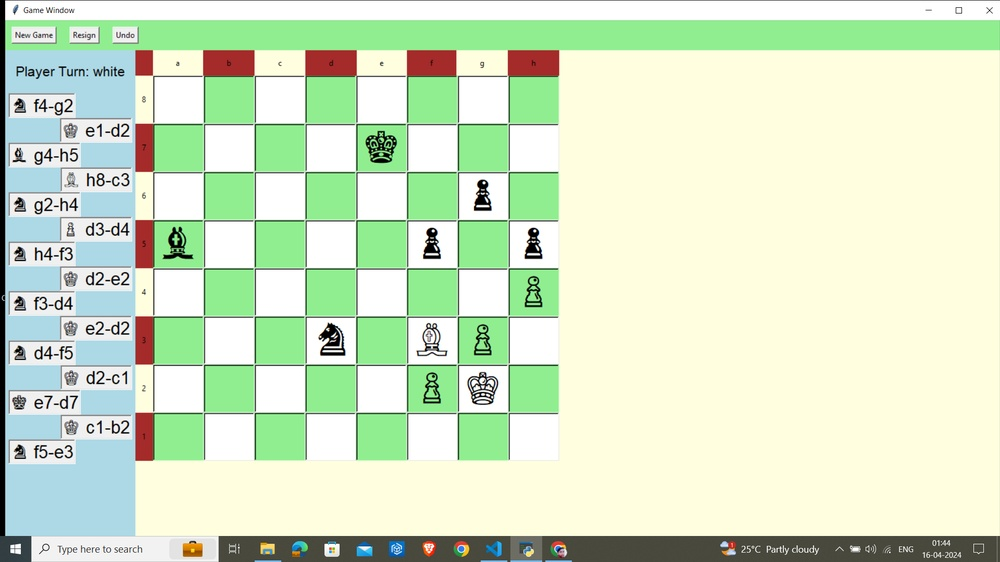
#> input picture compvision/images/11.jpg, 1000 x 562 px, shrunk from 1920 x 1080 before the run
$ python detect_chess_board.py
#> lines starting #> are read from the running program, lines starting #| are printed output that depends on the picture; after the words box and inside, x2 and y2 are one past the last pixel; in counts of white or black regions, pixels touching at a corner belong together
import cv2
import numpy as np

# Load the image
image_path = 'images/11.jpg'
image = cv2.imread(image_path)
#> image is the input picture: shape (562, 1000, 3); mean B, G, R 199.9, 230.3, 212.9
gray = cv2.cvtColor(image, cv2.COLOR_BGR2GRAY)
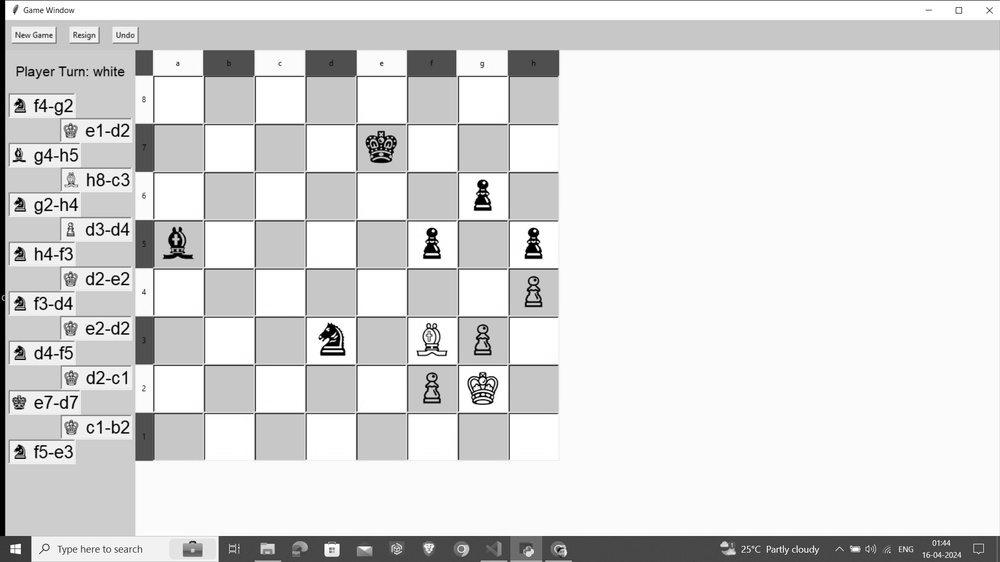
#> gray: shape (562, 1000); min 0, max 255, mean 221.7

# Apply Gaussian blur to reduce noise
gray_blur = cv2.GaussianBlur(gray, (5, 5), 0)

# Threshold the image to create a binary image
_, binary = cv2.threshold(gray_blur, 180, 255, cv2.THRESH_BINARY_INV)
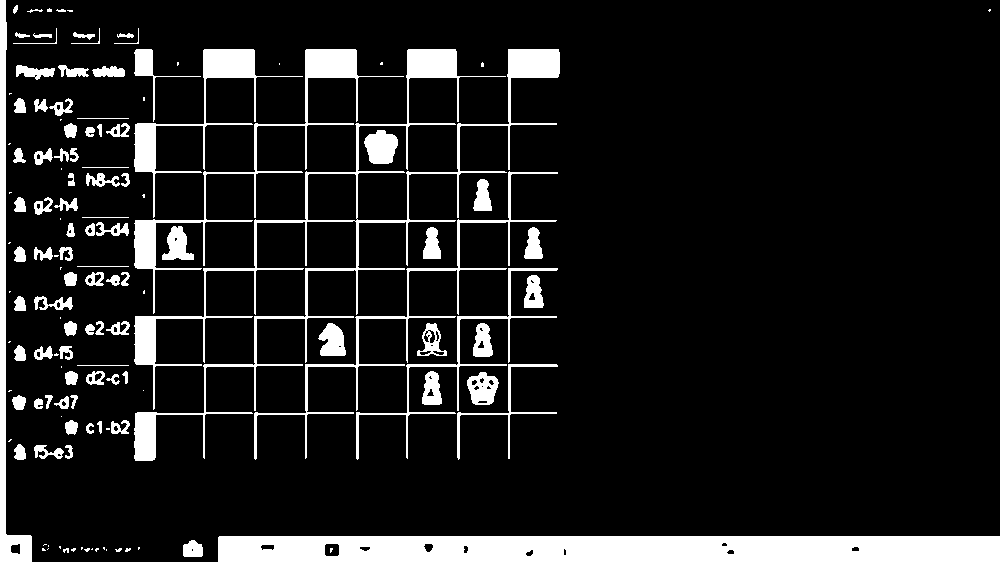
#> binary: shape (562, 1000); 11% white; 137 white regions (45 under 20 px)

# Find contours in the binary image
contours, _ = cv2.findContours(binary, cv2.RETR_EXTERNAL, cv2.CHAIN_APPROX_SIMPLE)
#> contours = 136 contours, 55 with area under 20; largest, box (x1, y1, x2, y2) and area: (218, 536, 1000, 562) 19524, (134, 49, 560, 461) 10222, (0, 0, 32, 562) 3510, (134, 49, 404, 314) 3272, (134, 49, 303, 218) 2734

# Find the contour with the maximum area
max_contour = max(contours, key=cv2.contourArea)
#> max_contour = [[219, 536], [218, 537], [218, 561], [999, 561], [999, 536]]

# Find the convex hull of the largest contour
hull = cv2.convexHull(max_contour)
#> hull = [[999, 536], [999, 561], [218, 561], [218, 537], [219, 536]]

# Get the bounding rectangle of the convex hull
x, y, w, h = cv2.boundingRect(hull)
#> x = 218; y = 536; w = 782; h = 26

# Draw the bounding rectangle on the original image
cv2.rectangle(image, (x, y), (x + w, y + h), (0, 0, 255), 2)
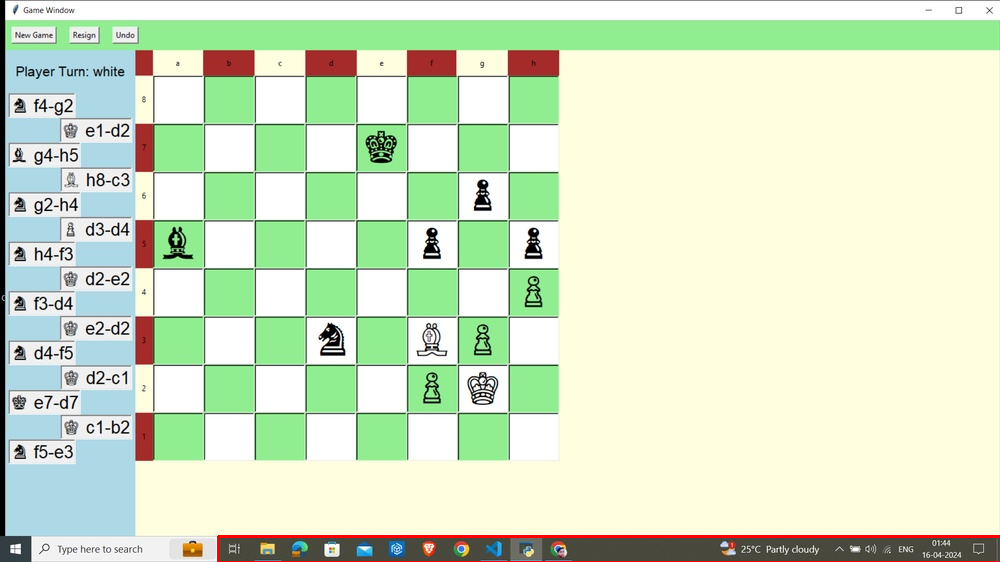
#> image: shape (562, 1000, 3); 0.57% of pixels changed, all inside (x1, y1, x2, y2) = (217, 535, 1000, 562)

# Display the original image with the outer rectangle
cv2.imshow('Chessboard Detection', image)
cv2.waitKey(0)
cv2.destroyAllWindows()

$ run again, with compvision/images/1.jpg copied over compvision/images/11.jpg
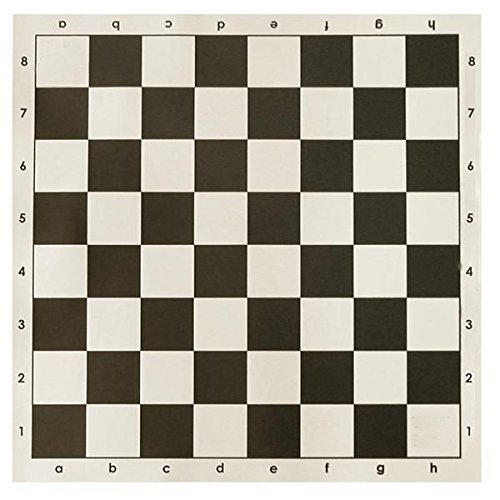
#> input picture compvision/images/1.jpg, 500 x 500 px
#> image is the input picture: shape (500, 500, 3); mean B, G, R 152.8, 164, 169.2
#> `_, binary = cv2.threshold(gray_blur, 180, 255, cv2.THRESH_BINARY_INV)`:
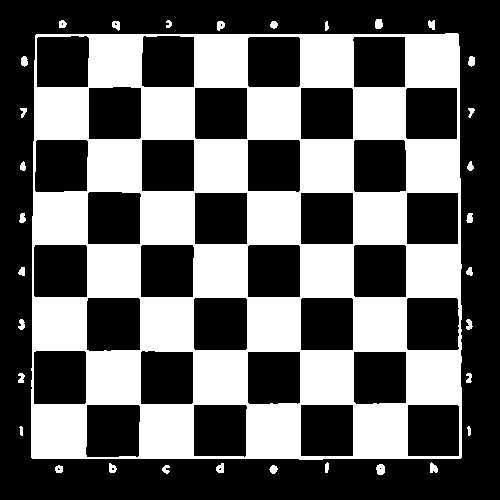
#> binary: shape (500, 500); 39.3% white; 33 white regions
#> contours = 33 contours, 2 with area under 20; largest, box (x1, y1, x2, y2) and area: (31, 33, 462, 460) 181232, (376, 464, 385, 475) 67, (375, 19, 383, 29) 56, (216, 463, 224, 473) 50, (430, 462, 438, 473) 49
#> max_contour = contour of 60 points, box (x1, y1, x2, y2) (31, 33, 462, 460), area 181232
#> hull = contour of 16 points, box (x1, y1, x2, y2) (31, 33, 462, 460), area 182034
#> x = 31; y = 33; w = 431; h = 427
#> `cv2.rectangle(image, (x, y), (x + w, y + h), (0, 0, 255), 2)`:
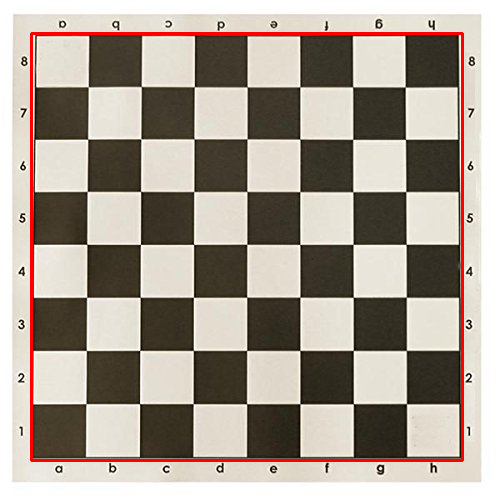
#> image: shape (500, 500, 3); 2.06% of pixels changed, all inside (x1, y1, x2, y2) = (30, 32, 464, 462)

$ run again, with compvision/images/2.jpg copied over compvision/images/11.jpg
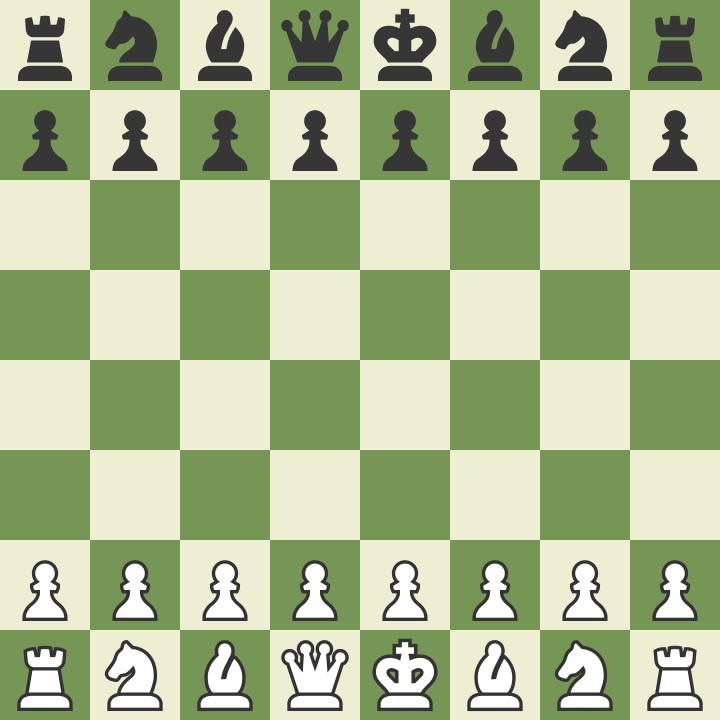
#> input picture compvision/images/2.jpg, 720 x 720 px
#> image is the input picture: shape (720, 720, 3); mean B, G, R 144.8, 184.8, 170.9
#> `_, binary = cv2.threshold(gray_blur, 180, 255, cv2.THRESH_BINARY_INV)`:
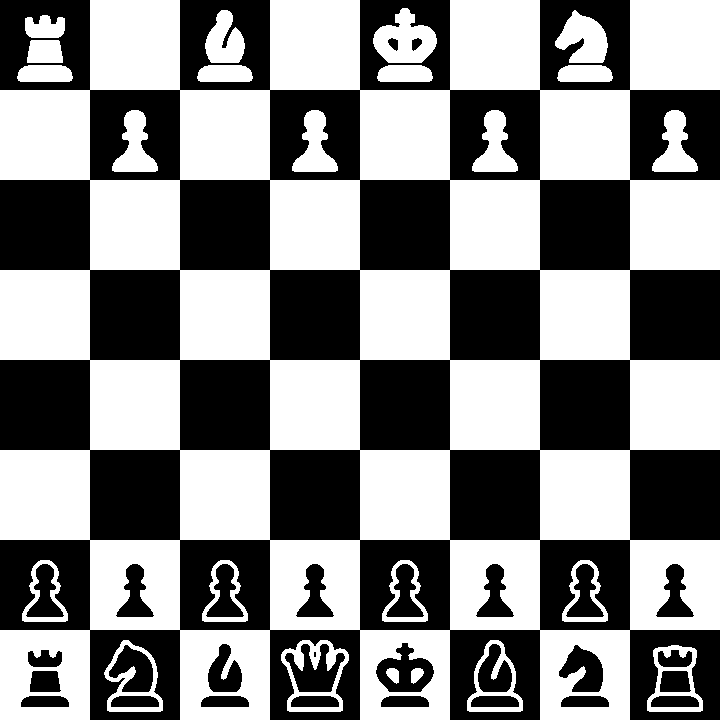
#> binary: shape (720, 720); 52.8% white; 30 black regions (1 under 20 px)
#> contours = 16 contours; largest, box (x1, y1, x2, y2) and area: (0, 0, 720, 720) 402494, (281, 640, 349, 712) 3601, (104, 640, 163, 712) 2916, (647, 645, 703, 712) 2714, (467, 640, 523, 712) 2614
#> max_contour = contour of 82 points, box (x1, y1, x2, y2) (0, 0, 720, 720), area 402494
#> hull = [[719, 0], [719, 629], [629, 719], [0, 719], [0, 90], [90, 0]]
#> x = 0; w = 720
#> `cv2.rectangle(image, (x, y), (x + w, y + h), (0, 0, 255), 2)`:
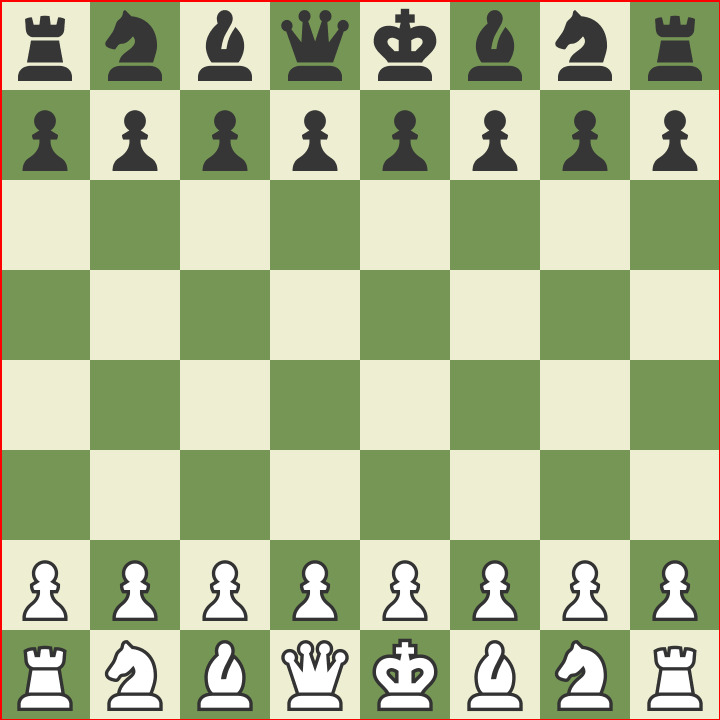
#> image: shape (720, 720, 3); 0.83% of pixels changed, all inside (x1, y1, x2, y2) = (0, 0, 720, 720)
